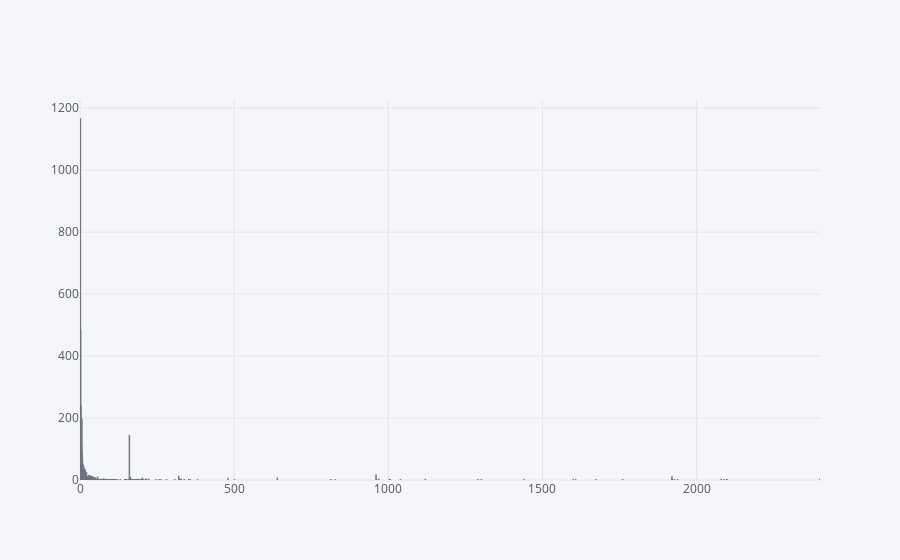
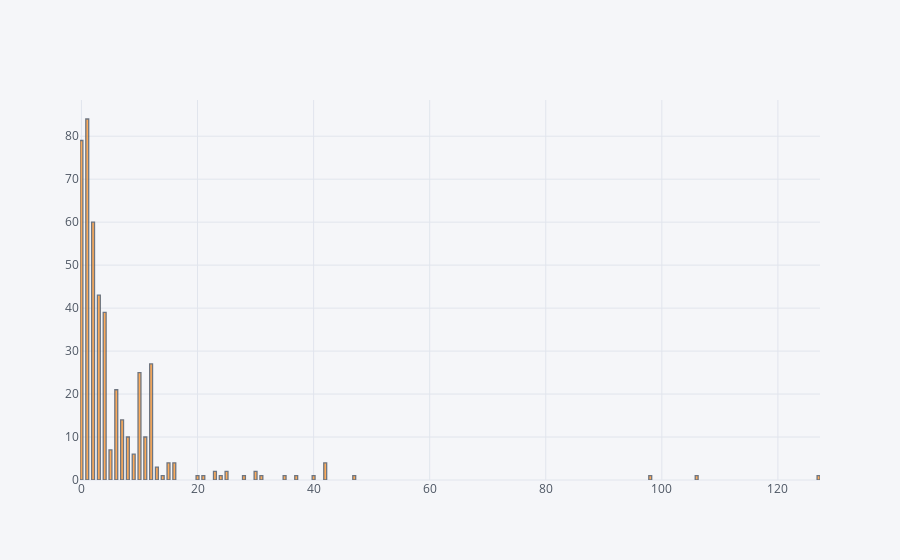
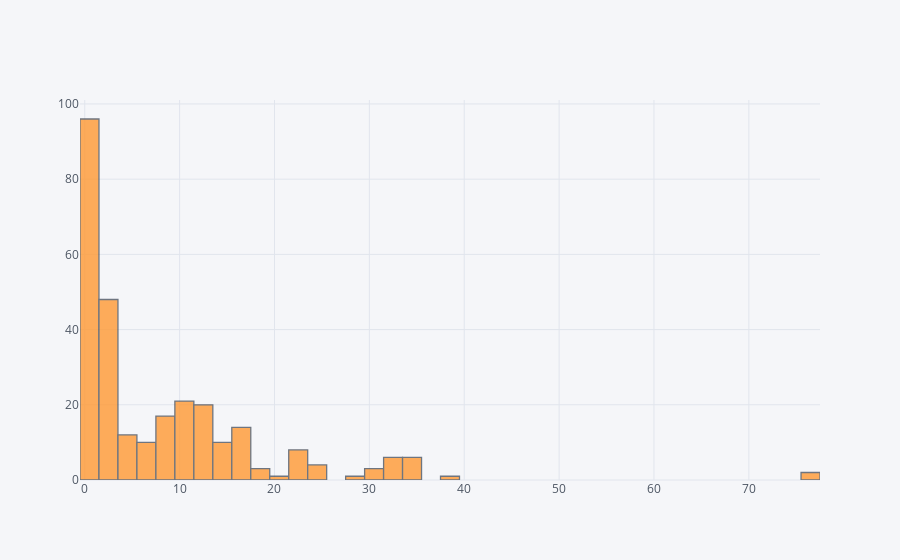
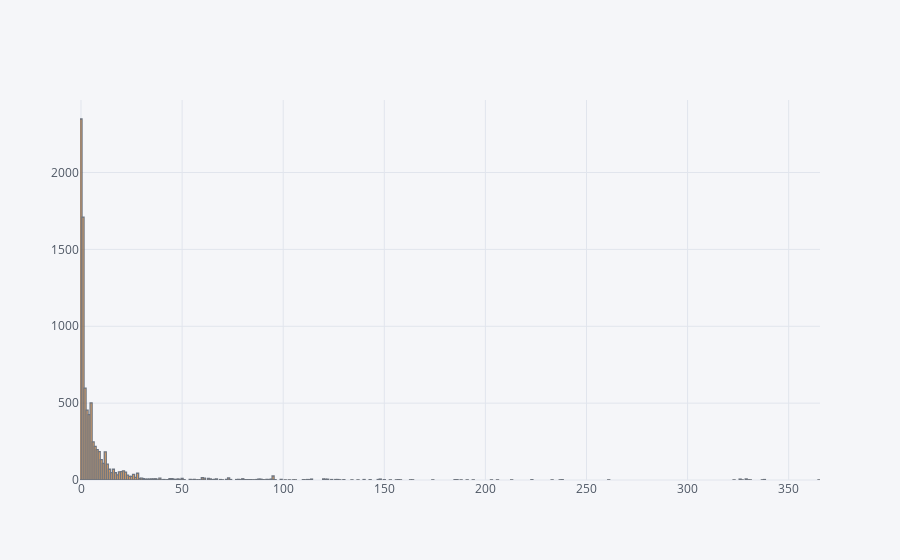

The notebook cell saved with these charts, in order:
### Code cell
for p in projects:
    p_name=os.path.splitext(p)[0]
    table_file = os.path.join(load_dir,p_name+'.csv')
    res_file=os.path.join(load_dir,p_name+'.estimate.json')
    print(res_file)
    #m_table = pd.read_csv(table_file, header=None)
    rs = m_table[p].sum(axis=1)
    with open(res_file) as fd:
        res=json.load(fd)
        print("N Mutants:", res['n.mutants'])
        print("N Killed:", res['n.killed'])
        print("N Tests:", res['n.samples'])
        print(res['estimators'][0])
        print(res['estimators'][1])
        print(res['estimators'][2])
        print(res['estimators'][3])
        print(res['estimators'][4])
        print(res['estimators'][5])
        print(res['estimators'][6])
        for i in range(7):
            if not 'lowci' in res['estimators'][i]:
                print(res['estimators'][i]['estimator'], 'doesnt work')
            elif res['estimators'][i]['lowci'] < res['n.mutants']:
                print(res['estimators'][i]['estimator'], 'works')
            else:
                print(res['estimators'][i]['estimator'], 'doesnt work')
    rs.iplot(kind='histogram', bins=m_table[p].shape[1])
    print()

### Figure 1 — Plotly figure (JSON) as saved in the notebook; plotly's stock layout.template omitted (floating-point values rounded to 4 significant figures; data arrays with more than 128 entries replaced by an {"elided": "..."} marker saying what was removed)
{"data": [{"histfunc": "count", "histnorm": "", "marker": {"color": "rgba(255, 153, 51, 1.0)", "line": {"color": "#4D5663", "width": 1.3}}, "nbinsx": 10887, "opacity": 0.8, "orientation": "v", "type": "histogram", "uid": "171c702a-e2b9-4e69-8f3c-01737561f2c4", "x": {"elided": "3819 int values"}}], "layout": {"barmode": "overlay", "legend": {"bgcolor": "#F5F6F9", "font": {"color": "#4D5663"}}, "paper_bgcolor": "#F5F6F9", "plot_bgcolor": "#F5F6F9", "title": {"font": {"color": "#4D5663"}}, "xaxis": {"gridcolor": "#E1E5ED", "showgrid": true, "tickfont": {"color": "#4D5663"}, "title": {"font": {"color": "#4D5663"}, "text": ""}, "zerolinecolor": "#E1E5ED"}, "yaxis": {"gridcolor": "#E1E5ED", "showgrid": true, "tickfont": {"color": "#4D5663"}, "title": {"font": {"color": "#4D5663"}, "text": ""}, "zerolinecolor": "#E1E5ED"}}}

### Figure 2 — Plotly figure (JSON) as saved in the notebook; plotly's stock layout.template omitted (floating-point values rounded to 4 significant figures; data arrays with more than 128 entries replaced by an {"elided": "..."} marker saying what was removed)
{"data": [{"histfunc": "count", "histnorm": "", "marker": {"color": "rgba(255, 153, 51, 1.0)", "line": {"color": "#4D5663", "width": 1.3}}, "nbinsx": 291, "opacity": 0.8, "orientation": "v", "type": "histogram", "uid": "7cdf4cf3-fe6b-4073-801d-1a8b7ff2cf58", "x": {"elided": "459 int values"}}], "layout": {"barmode": "overlay", "legend": {"bgcolor": "#F5F6F9", "font": {"color": "#4D5663"}}, "paper_bgcolor": "#F5F6F9", "plot_bgcolor": "#F5F6F9", "title": {"font": {"color": "#4D5663"}}, "xaxis": {"gridcolor": "#E1E5ED", "showgrid": true, "tickfont": {"color": "#4D5663"}, "title": {"font": {"color": "#4D5663"}, "text": ""}, "zerolinecolor": "#E1E5ED"}, "yaxis": {"gridcolor": "#E1E5ED", "showgrid": true, "tickfont": {"color": "#4D5663"}, "title": {"font": {"color": "#4D5663"}, "text": ""}, "zerolinecolor": "#E1E5ED"}}}

### Figure 3 — Plotly figure (JSON) as saved in the notebook; plotly's stock layout.template omitted (floating-point values rounded to 4 significant figures; data arrays with more than 128 entries replaced by an {"elided": "..."} marker saying what was removed)
{"data": [{"histfunc": "count", "histnorm": "", "marker": {"color": "rgba(255, 153, 51, 1.0)", "line": {"color": "#4D5663", "width": 1.3}}, "nbinsx": 66, "opacity": 0.8, "orientation": "v", "type": "histogram", "uid": "d80692b5-21fa-4ec6-a407-cd2741ecc898", "x": {"elided": "283 int values"}}], "layout": {"barmode": "overlay", "legend": {"bgcolor": "#F5F6F9", "font": {"color": "#4D5663"}}, "paper_bgcolor": "#F5F6F9", "plot_bgcolor": "#F5F6F9", "title": {"font": {"color": "#4D5663"}}, "xaxis": {"gridcolor": "#E1E5ED", "showgrid": true, "tickfont": {"color": "#4D5663"}, "title": {"font": {"color": "#4D5663"}, "text": ""}, "zerolinecolor": "#E1E5ED"}, "yaxis": {"gridcolor": "#E1E5ED", "showgrid": true, "tickfont": {"color": "#4D5663"}, "title": {"font": {"color": "#4D5663"}, "text": ""}, "zerolinecolor": "#E1E5ED"}}}

### Figure 4 — Plotly figure (JSON) as saved in the notebook; plotly's stock layout.template omitted (floating-point values rounded to 4 significant figures; data arrays with more than 128 entries replaced by an {"elided": "..."} marker saying what was removed)
{"data": [{"histfunc": "count", "histnorm": "", "marker": {"color": "rgba(255, 153, 51, 1.0)", "line": {"color": "#4D5663", "width": 1.3}}, "nbinsx": 547, "opacity": 0.8, "orientation": "v", "type": "histogram", "uid": "5748349e-5343-4044-8edf-22c050730925", "x": {"elided": "8504 int values"}}], "layout": {"barmode": "overlay", "legend": {"bgcolor": "#F5F6F9", "font": {"color": "#4D5663"}}, "paper_bgcolor": "#F5F6F9", "plot_bgcolor": "#F5F6F9", "title": {"font": {"color": "#4D5663"}}, "xaxis": {"gridcolor": "#E1E5ED", "showgrid": true, "tickfont": {"color": "#4D5663"}, "title": {"font": {"color": "#4D5663"}, "text": ""}, "zerolinecolor": "#E1E5ED"}, "yaxis": {"gridcolor": "#E1E5ED", "showgrid": true, "tickfont": {"color": "#4D5663"}, "title": {"font": {"color": "#4D5663"}, "text": ""}, "zerolinecolor": "#E1E5ED"}}}
